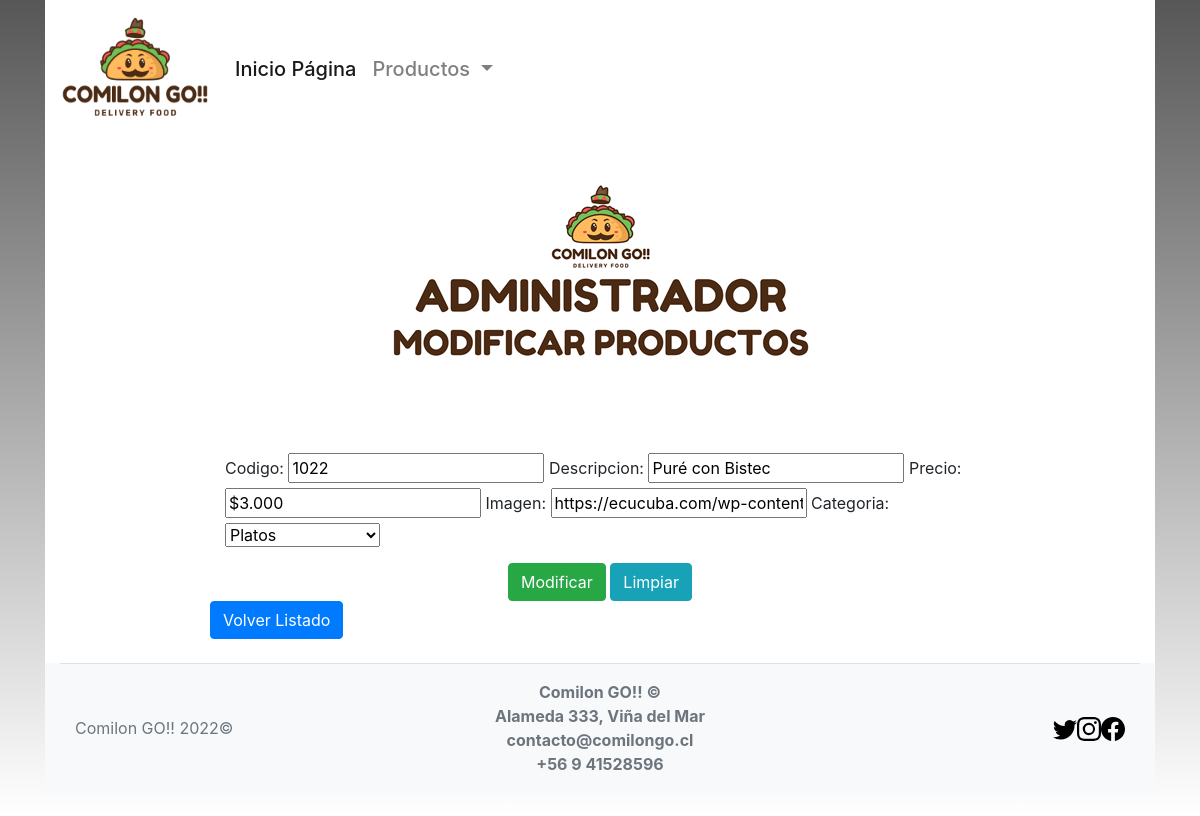
The app's page /mod_producto.html/1022, older data.
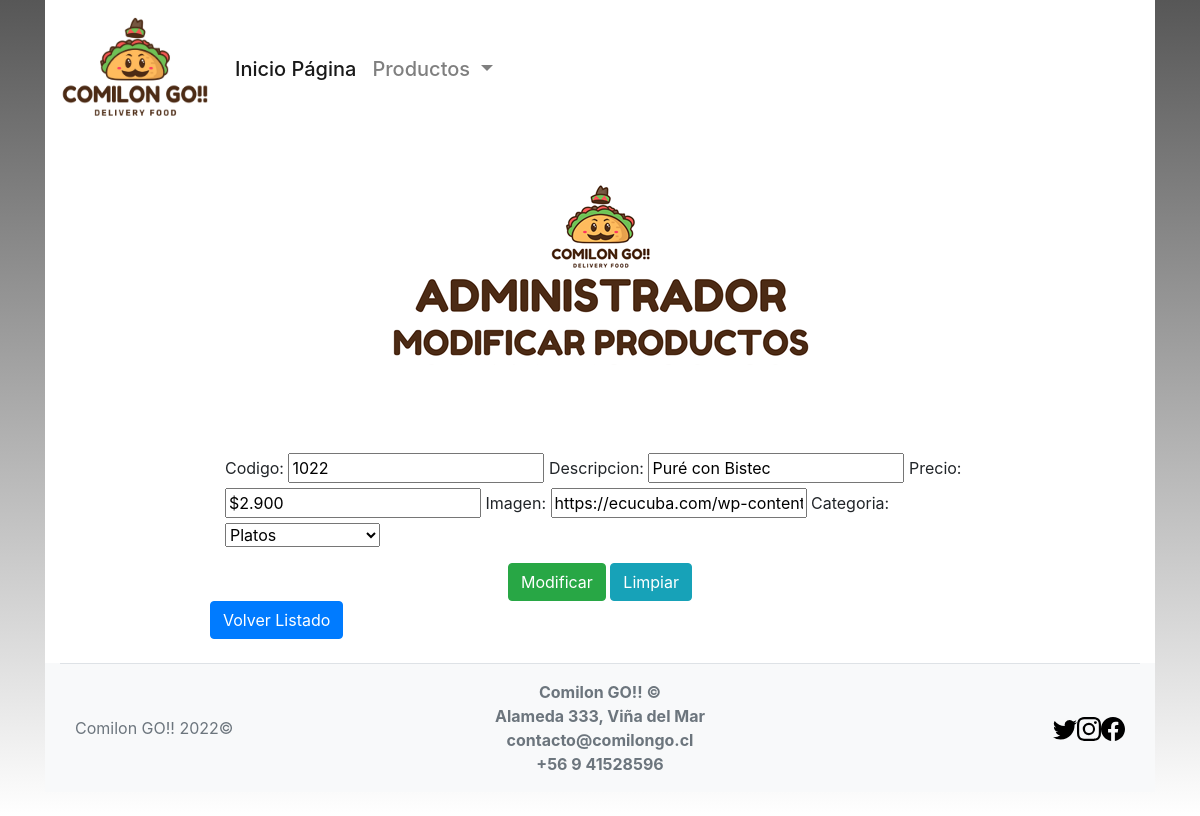
The same page, newer data.
### core/models.py (models this page shows, shortened)
class Producto(models.Model):
    codigo = models.CharField(max_length=6,primary_key=True,verbose_name='Codigo')
    descripcion = models.CharField(max_length=20,verbose_name='Descripcion')
    precio = models.CharField(max_length=12, null=False,blank=False, verbose_name='Precio')
    imagen = models.CharField(max_length=250,null=True,blank=False, verbose_name='Imagen')
    categoria = models.ForeignKey(Categoria, on_delete=models.CASCADE)

### core/views.py (the view)
# urls.py: path('mod_producto.html/<id>',mod_producto,name="mod_producto"),
def mod_producto(request,id):
    datos = {
    }
    datos['mensaje'] = ""
    producto = Producto.objects.get(codigo=id)
    if request.method=='POST':
        formulario = ProductoForm(data=request.POST,instance=producto)
        if formulario.is_valid:
            if Producto.objects.get(codigo=id) != formulario.data['codigo']:
                formulario.save()
                datos['mensaje'] = "Producto Modificado Correctamente"
    datos['form'] = ProductoForm(instance=producto)
    return render(request, 'core/mod_producto.html',datos)

### core/forms.py
class ProductoForm(ModelForm):
    class Meta:
        model = Producto
        fields = ['codigo','descripcion','precio','imagen','categoria']

### core/models.py (called while the page is built)
    def __str__(self):
        return self.nombreCategoria

### core/templates/core/mod_producto.html (shortened to what this page needs)
<!doctype html>
<html lang="en">
  <head>
    <link rel="stylesheet" href="https://cdn.jsdelivr.net/npm/bootstrap@4.6.1/dist/css/bootstrap.min.css">
    {% load static %}
    <link href="{% static 'core/css/style.css' %}" rel="stylesheet">
  </head>
  <body class="container fondoBodyAdmin">
    <div class="main-container">
    <nav class="navbar navbar-expand-lg navbar-light colorNavbar">
      <a class="navbar-brand" href="./index.html"><img src="{% static 'core/img/Logo normal.png' %}" alt="" height="120" width="150"></a>
      <div class="collapse navbar-collapse" id="navbarNavDropdown">
        <ul class="navbar-nav">
          <li class="nav-item active">
              <a class="nav-link h5" href="./index.html">Inicio Página <span class="sr-only">(current)</span></a>
            </li>
            <li class="nav-item dropdown">
              <a class="nav-link dropdown-toggle h5" href="#" id="navbarDropdownMenuLink" role="button" data-toggle="dropdown" aria-expanded="false">
                Productos
              </a>
            </li>
        </ul>
      </div>
    </nav>
    <section class="mb-4">
        <br>
        <div class="rowEditado container-fluid ">
            <div class="col-md-12 text-center">
              <img  src="{% static 'core/img/modificar_prod.png' %}" class="img-fluid img-resposive" alt="titulo contacto" >
            </div>
        </div>
        <br>
        <div class="rowEditado container-fluid justify-content-md-center">
          <div class="col-md-9 mb-md-0 mb-5 table-responsive">
            <div class="container">
                <form action="" method="post" id="formulario">
                  <div class="form-group">
                    {{ form.as_table }}
                  </div>
                  <div class="text-center ">
                    <input type="submit" value="Modificar" class="btn btn-success" id="enviar" >
                    <input type="reset" value="Limpiar" class="btn btn-info" id="limpiar">
                  </div>
                </form>
              </div>
              <button id="volver" class="btn btn-primary" role="button" onclick="">Volver Listado</button>
          </div>
        </div>
    </section>
    <div class="container bg-light">
        <footer class="d-flex flex-wrap justify-content-between align-items-center py-3 my-4 border-top">
          <div class="col-12 col-md-4 col-lg-4 d-flex align-items-center">
            <span class="text-muted">Comilon GO!! 2022&copy;</span>
          </div>
          <div class="col-12 col-md-4 col-lg-4 align-items-center text-center">
            <b class="text-muted " >Comilon GO!! &copy;</b><br>
            <b class="text-muted" > Alameda 333, Viña del Mar</b><br>
            <b class="text-muted" > contacto@comilongo.cl</b><br>
            <b class="text-muted " >+56 9 41528596 </b>
          </div>
          <ul class="nav col-12 col-md-4 col-lg-4 justify-content-end list-unstyled d-flex">
            <li class="ms-3"><a class="text-muted" href="https://www.twitter.com/comilon_go"><svg class="bi" width="24" height="24"><use xlink:href="#twitter"/></svg></a></li>
            <li class="ms-3"><a class="text-muted" href="https://www.instagram.com/comilon_go"><svg class="bi" width="24" height="24"><use xlink:href="#instagram"/></svg></a></li>
            <li class="ms-3"><a class="text-muted" href="https://www.facebook.com/comilon_go"><svg class="bi" width="24" height="24"><use xlink:href="#facebook"/></svg></a></li>
          </ul>
        </footer>
      </div>
  </div>
  </body>
</html>

### core/static/core/css/style.css (style rules this page uses)
.main-container { background-color: #ffffff; }
.colorNavbar { background-color: #ffffff; }
.rowEditado { display: flex; flex-wrap: wrap; margin-right: 0px; margin-left: 0px; }
.fondoBodyAdmin { background-image: linear-gradient(#575757, #ffffff); }

Row changes from the older to the newer data that the page shows:
changed Producto "Puré con Bistec": precio "$3.000" → "$2.900"
